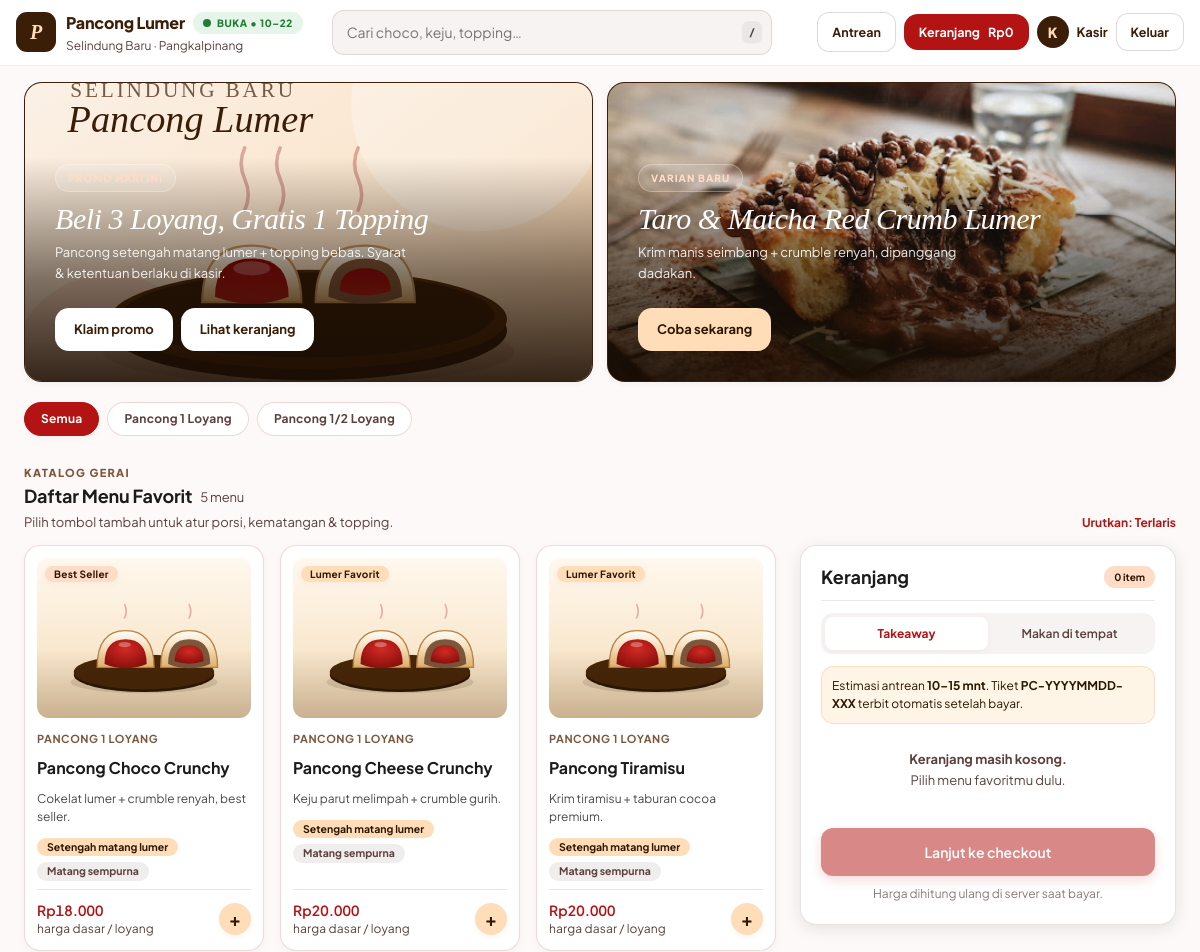
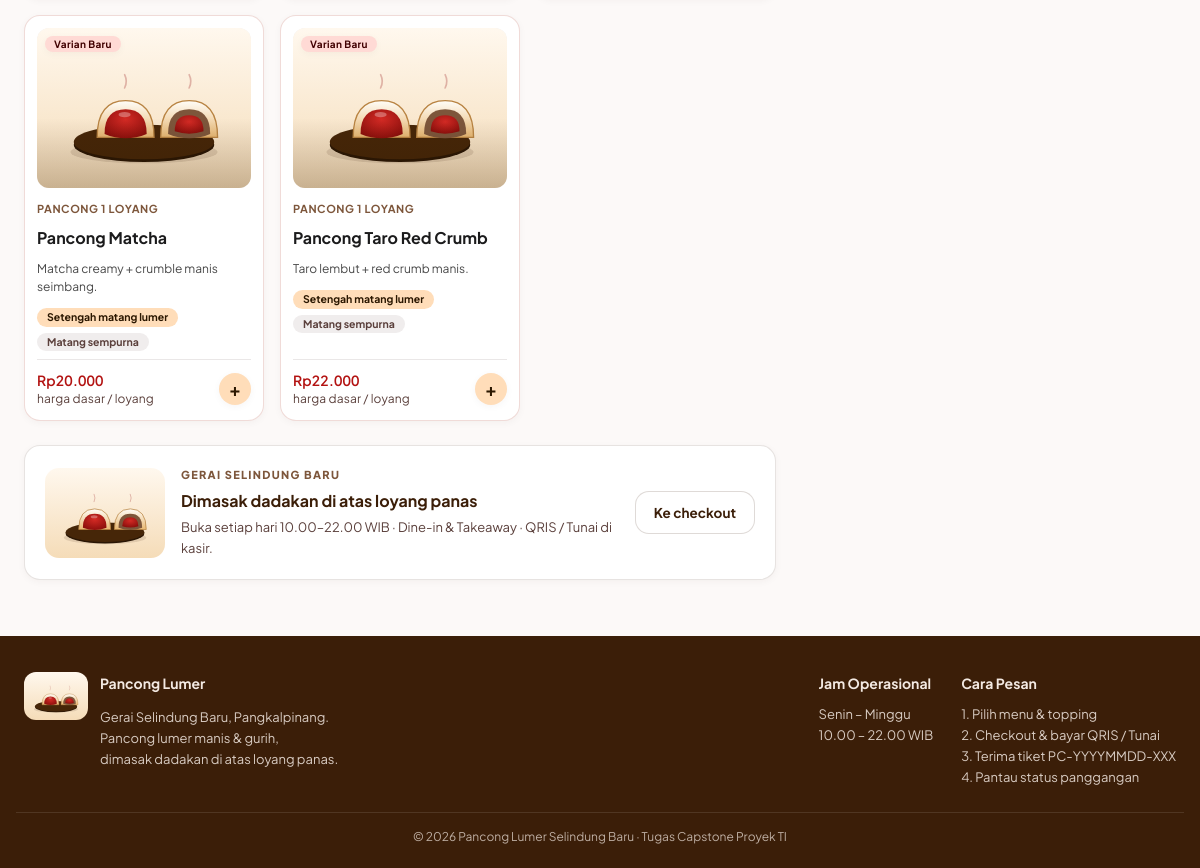
The page / (signed in) on the database its author committed (2 pictures, top to bottom).
### tables this page shows
CREATE TABLE categories (
  id INT UNSIGNED NOT NULL AUTO_INCREMENT,
  kode_kategori VARCHAR(30) NOT NULL,
  nama_kategori VARCHAR(60) NOT NULL,
  PRIMARY KEY (id),
  UNIQUE KEY uq_categories_kode (kode_kategori)
);

CREATE TABLE products (
  id INT UNSIGNED NOT NULL AUTO_INCREMENT,
  category_id INT UNSIGNED NOT NULL,
  nama_menu VARCHAR(100) NOT NULL,
  deskripsi VARCHAR(255) DEFAULT NULL,
  harga_dasar INT UNSIGNED NOT NULL DEFAULT 0,
  gambar VARCHAR(255) DEFAULT NULL,
  is_available TINYINT(1) NOT NULL DEFAULT 1,
  created_at TIMESTAMP NOT NULL DEFAULT CURRENT_TIMESTAMP,
  PRIMARY KEY (id),
  KEY idx_products_category (category_id),
  CONSTRAINT fk_products_category
    FOREIGN KEY (category_id) REFERENCES categories (id)
    ON UPDATE CASCADE ON DELETE RESTRICT
);

### index.php (called while the page is built, shortened)
<?php
require_once __DIR__ . '/config/koneksi.php';
$page = isset($_GET['page']) ? $_GET['page'] : 'beranda';
$routes = [
    'beranda'  => 'user/us_beranda.php',
    'checkout' => 'user/us_checkout.php',
    'antrean'  => 'user/us_antrean.php',
];
$file = __DIR__ . '/' . $routes[$page];
require_once __DIR__ . '/user/us_header.php';
require_once $file;
require_once __DIR__ . '/user/us_footer.php';

### config/koneksi.php (called while the page is built, shortened)
    <?php
function e($str) {
    return htmlspecialchars((string)($str ?? ''), ENT_QUOTES, 'UTF-8');
}
function rupiah($angka) {
    return 'Rp' . number_format((int)$angka, 0, ',', '.');
}

### user/us_beranda.php (the view, shortened to what this page needs)
<?php
$categories = [];
$res = mysqli_query($koneksi, "SELECT id, kode_kategori, nama_kategori FROM categories WHERE kode_kategori != 'topping' ORDER BY id ASC");
while ($r = mysqli_fetch_assoc($res)) { $categories[] = $r; }
$products = [];
$q = "SELECT p.id, p.category_id, p.nama_menu, p.deskripsi, p.harga_dasar, p.gambar, p.is_available,
             c.kode_kategori, c.nama_kategori
      FROM products p JOIN categories c ON c.id = p.category_id
      WHERE c.kode_kategori != 'topping'
      ORDER BY c.id ASC, p.id ASC";
$res = mysqli_query($koneksi, $q);
while ($r = mysqli_fetch_assoc($res)) { $products[] = $r; }
function gambar_menu($file) {
    return ['svg', 'gambar/menu-pancong.svg'];
}
function monogram_menu($nama) {
    $kata = preg_split('/\s+/', trim($nama));
    $m = '';
    foreach (array_slice($kata, 0, 2) as $k) $m .= strtoupper(substr($k, 0, 1));
    return $m !== '' ? $m : 'PL';
}
function kelas_menu() {
    return 'pancong';
}
function badge_menu($nama, $stok, $idx) {
    $n = strtolower($nama);
    if ($idx === 0 || strpos($n, 'choco') !== false) return ['Best Seller', 'bd-sec'];
    if (strpos($n, 'taro') !== false || strpos($n, 'matcha') !== false) return ['Varian Baru', 'bd-pink'];
    return ['Lumer Favorit', 'bd-amber'];
}
?>
<section class="hero-grid">
  <div class="banner b1">
    <img class="banner-photo" src="gambar/hero-pancong.svg" alt="Pancong lumer di atas loyang panas" loading="eager" onerror="this.closest('.banner').classList.add('no-photo');this.remove()">
    <div class="banner-body">
      <span class="banner-flag">Promo hari ini</span>
      <h2>Beli 3 Loyang, Gratis 1 Topping</h2>
      <p>Pancong setengah matang lumer + topping bebas. Syarat &amp; ketentuan berlaku di kasir.</p>
    </div>
    <div class="banner-cta"><a href="#katalog">Klaim promo</a><a class="ghost" href="index.php?page=checkout">Lihat keranjang</a></div>
  </div>
  <div class="banner b2">
    <img class="banner-photo" src="gambar/login-hero.jpg" alt="Pancong lumer hangat dengan topping melimpah" loading="lazy" onerror="this.closest('.banner').classList.add('no-photo');this.remove()">
    <div class="banner-body">
      <span class="banner-flag">Varian baru</span>
      <h2>Taro &amp; Matcha Red Crumb Lumer</h2>
      <p>Krim manis seimbang + crumble renyah, dipanggang dadakan.</p>
    </div>
    <div class="banner-cta"><a href="#katalog">Coba sekarang</a></div>
  </div>
</section>
<nav class="catnav" id="katalog" aria-label="Kategori menu">
  <button class="chip active" data-kat="semua" onclick="filterKategori('semua', this)">Semua</button>
  <?php foreach ($categories as $c): if ($c['kode_kategori']==='topping') continue; ?>
    <button class="chip" data-kat="<?php echo e($c['kode_kategori']); ?>" onclick="filterKategori('<?php echo e($c['kode_kategori']); ?>', this)"><?php echo e($c['nama_kategori']); ?></button>
  <?php endforeach; ?>
</nav>
<div class="section-head">
  <div>
    <span class="eyebrow">Katalog gerai</span>
    <h2>Daftar Menu Favorit <span class="count-note" id="menuCount">(<?php echo count($products); ?> Pilihan)</span></h2>
    <p>Pilih tombol tambah untuk atur porsi, kematangan &amp; topping.</p>
  </div>
  <span class="sort-link">Urutkan: Terlaris</span>
</div>
<div class="split">
  <div>
    <?php if (empty($products)): ?>
      <div class="empty"><p><b>Belum ada menu hari ini.</b><br><span style="font-size:13px">Silakan kembali lagi — loyang selalu panas setiap 10.00&ndash;22.00.</span></p></div>
    <?php else: ?>
    <div class="grid-menu">
      <?php foreach ($products as $idx => $p):
        $stok = ((int)$p['is_available'] === 1);
        [$jenisImg, $imgSrc] = gambar_menu($p['gambar'] ?? '');
        [$badgeTxt, $badgeCls] = badge_menu($p['nama_menu'], $stok, $idx);
        $mono = monogram_menu($p['nama_menu']);
        $klsMenu = kelas_menu();
      ?>
      <article class="card <?php echo $stok?'':'stock-off'; ?>" data-catcode="<?php echo e($p['kode_kategori']); ?>" data-nama="<?php echo e(strtolower($p['nama_menu'])); ?>">
        <div class="card-img">
          <span class="card-badge <?php echo $badgeCls; ?>"><?php echo e($badgeTxt); ?></span>
          <?php if ($jenisImg === 'file'): ?>
            <img src="<?php echo e($imgSrc); ?>" alt="<?php echo e($p['nama_menu']); ?>" loading="lazy" onerror="this.outerHTML='<span class=\'img-fallback <?php echo $klsMenu; ?>\'><?php echo e($mono); ?></span>'">
          <?php else: ?>
            <img src="<?php echo e($imgSrc); ?>" alt="<?php echo e($p['nama_menu']); ?>" loading="lazy" onerror="this.outerHTML='<span class=\'img-fallback <?php echo $klsMenu; ?>\'><?php echo e($mono); ?></span>'">
          <?php endif; ?>
        </div>
        <div class="card-body">
          <span class="card-cat"><?php echo e($p['nama_kategori']); ?></span>
          <h3 class="card-title"><?php echo e($p['nama_menu']); ?></h3>
          <p class="card-desc clamp2"><?php echo e($p['deskripsi'] ?? ''); ?></p>
          <div class="tag-row">
            <span class="tag tag-lumer">Setengah matang lumer</span>
            <span class="tag tag-matang">Matang sempurna</span>
          </div>
          <div class="card-foot">
            <div class="price"><?php echo rupiah($p['harga_dasar']); ?><small>harga dasar / loyang</small></div>
            <?php if ($stok): ?>
              <button class="add-btn" onclick="openCustomizer(<?php echo (int)$p['id']; ?>)" aria-label="Pilih <?php echo e($p['nama_menu']); ?>">+</button>
            <?php else: ?>
              <span class="badge-off">Stok habis</span>
            <?php endif; ?>
          </div>
        </div>
      </article>
      <?php endforeach; ?>
    </div>
    <?php endif; ?>
    <div class="store-card">
      <img src="gambar/menu-pancong.svg" alt="Pancong lumer" loading="lazy" style="width:120px;flex:none;border-radius:14px" onerror="this.remove()">
      <div style="flex:1;min-width:220px">
        <span class="eyebrow">Gerai Selindung Baru</span>
        <b style="color:var(--cocoa);font-size:16px">Dimasak dadakan di atas loyang panas</b>
        <p style="margin:4px 0 0;font-size:13px;color:var(--muted)">Buka setiap hari 10.00&ndash;22.00 WIB &middot; Dine-in &amp; Takeaway &middot; QRIS / Tunai di kasir.</p>
      </div>
      <a class="btn btn-ghost" href="index.php?page=checkout">Ke checkout</a>
    </div>
  </div>
  <aside class="cart-aside">
    <div class="mini-cart">
      <div class="mini-head">
        <h3>Keranjang</h3>
        <span class="mini-count" id="miniCount">0 item</span>
      </div>
      <div class="tipe-switch" id="tipeSwitch">
        <button type="button" id="tipeTakeaway" class="on" onclick="setTipe('takeaway')">Takeaway</button>
        <button type="button" id="tipeDineIn" onclick="setTipe('dine_in')">Makan di tempat</button>
      </div>
      <div class="queue-note">
        <span>Estimasi antrean <b>10&ndash;15 mnt</b>. Tiket <b>PC-YYYYMMDD-XXX</b> terbit otomatis setelah bayar.</span>
      </div>
      <div class="mini-items" id="miniItems">
      </div>
      <a class="mini-cta" id="miniCta" href="index.php?page=checkout">Lanjut ke checkout</a>
      <p class="mini-note">Harga dihitung ulang di server saat bayar.</p>
    </div>
  </aside>
</div>

### rows shown on the page
categories: nama_kategori "Pancong 1 Loyang"
categories: nama_kategori "Pancong 1/2 Loyang"
products: badgeTxt "Best Seller", category.nama_kategori "PANCONG 1 LOYANG", nama_menu "Pancong Choco Crunchy", deskripsi "Cokelat lumer + crumble renyah, best seller.", harga_dasar "Rp18.000"
products: badgeTxt "Lumer Favorit", category.nama_kategori "PANCONG 1 LOYANG", nama_menu "Pancong Cheese Crunchy", deskripsi "Keju parut melimpah + crumble gurih.", harga_dasar "Rp20.000"
products: badgeTxt "Lumer Favorit", category.nama_kategori "PANCONG 1 LOYANG", nama_menu "Pancong Tiramisu", deskripsi "Krim tiramisu + taburan cocoa premium.", harga_dasar "Rp20.000"
products: badgeTxt "Varian Baru", category.nama_kategori "PANCONG 1 LOYANG", nama_menu "Pancong Matcha", deskripsi "Matcha creamy + crumble manis seimbang.", harga_dasar "Rp20.000"
products: badgeTxt "Varian Baru", category.nama_kategori "PANCONG 1 LOYANG", nama_menu "Pancong Taro Red Crumb", deskripsi "Taro lembut + red crumb manis.", harga_dasar "Rp22.000"

### other values the page prints
$inisial ?: 'P' "K"
strtok($namaUser, ' ') "Kasir"
